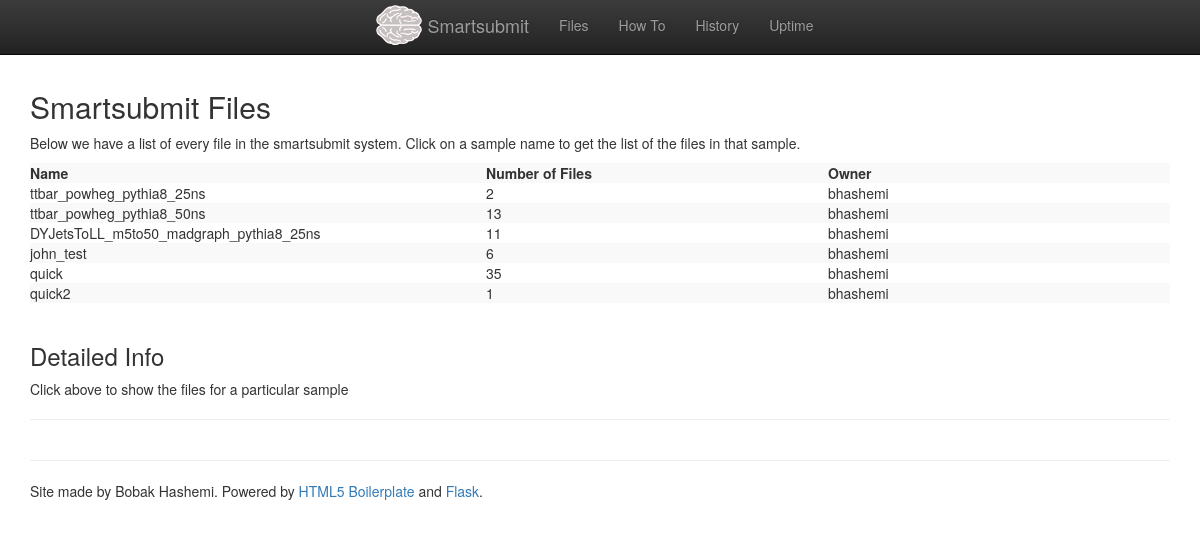
The page /files on the database its author committed.
### tables this page shows
CREATE TABLE SampleFiles (Sample_ID INTEGER PRIMARY KEY AUTOINCREMENT, Sample varchar (200) NOT NULL, LocalDirectory varchar (500), FileName VARCHAR (100) NOT NULL, HadoopPath varchar (500) NOT NULL, CondorID varchar (50), Machine varchar (100), Disk_ID INTEGER, User, FOREIGN KEY (Disk_ID) REFERENCES Disks (Disk_ID));

### web/webserver.py (the view)
@app.route("/files")
def renderFiles():
	sample_dict = frontpageSamples()
	sample_list = []
	for k in sample_dict:
		sample_list.append(sample_dict[k])
	return render_template("files.html", sample_list=sample_list)

### sqlman.py (called while the page is built)
	def __getitem__(self, key):
		try:
			output = self.x("Select * From %s" % key)
			return [list(row) for row in output]
		except sqlite3.OperationalError as err:
			print("%s does not exist as a table" % key)

	def x(self, SQLCommand):
		try:
			self.cursor.execute(SQLCommand)
			self.connection.commit()
			return self.cursor.fetchall()
		except sqlite3.OperationalError as err:
			print("The command: %s could not be executed. \nCaught error: %s" % (SQLCommand, err))
			raise err

### web/webserver.py (called while the page is built)
def frontpageSamples():
	slist=man["SampleFiles"]
	samples={}
	stripped_list = [[x[1],x[8]] for x in slist]
	for x in stripped_list:
		if x[0] in samples:
			samples[x[0]]["count"] += 1
		else:
			samples[x[0]] = {"name": x[0], "count": 1, "owner": x[1]}
	return samples

### web/templates/files.html (shortened to what this page needs)
{% extends "base.html" %}
{% block content %}
  <br />
  <h2> Smartsubmit Files </h2>
  <p> Below we have a list of every file in the smartsubmit system. Click on a sample name to get the list of the files in that sample.</p>
  <div class="row">
  <div class="col-lg-12">
    <table class="table-striped" style="width: 100%">
        <tr>
          <td style="width: 40%"><strong>Name</strong></td>
          <td style="width: 30%"><strong>Number of Files</strong></td>
          <td style="width: 30%"><strong>Owner</strong></td>
        </tr>
      {% for s in sample_list %}
          <tr class="show_more" id="tr_{{ s.name }}">
            <td style="width: 40%">{{ s.name }}</td>
            <td style="width: 30%">{{ s.count }}</td>
            <td style="width: 30%">{{ s.owner }}</td>
          </tr>
        {% endfor %}
    </table>
  </div>
  </div>
    <br>
    <h3> Detailed Info </h3>
    <p> Click above to show the files for a particular sample </p>
    <hr>
</div>
<div class="container-fluid">
  <div class="row">
  <div class="col-lg-12">
  </div>
  </div>
</div>
<div class="container">
{% endblock %}

### web/templates/base.html (shortened to what this page needs)
<!doctype html>
 <html class="no-js" lang="">
    <head>
        <link rel="stylesheet" href="/static/css/bootstrap.min.css">
        <link rel="stylesheet" href="/static/css/bootstrap-theme.min.css">
        <link rel="stylesheet" href="/static/css/main.css">
    </head>
    <body>
    <div class="container">
    <nav class="navbar navbar-inverse navbar-fixed-top" role="navigation">
      <div class="container">
        <div id="navbar" class="navbar-collapse collapse">
          <ul class="nav navbar-nav">
            <li><img src="/static/img/brain_sm.png" id="logo_img" class="pull-left" style="padding: 5px" alt="brain logo"><a class="navbar-brand"  href="/">Smartsubmit</a></li>
            <li><a href="/files">Files</a></li>
            <li><a href="/howto">How To</a></li>
            <li><a href="/history">History</a></li>
            <li><a href="/uptime">Uptime</a></li>
          </ul>
        </div>
      </div>
    </nav>
  </div>
    <div class="container">
    {% block content %} {% endblock %}
      <div class="row">
        <div class="col-lg-12">
          <hr>
          <footer>
            <p>Site made by Bobak Hashemi. Powered by <a href="https://html5boilerplate.com/">HTML5 Boilerplate</a> and <a href="http://flask.pocoo.org/">Flask</a>.</p>
          </footer>
        </div>
      </div>
    </div>
    </body>
</html>

### web/templates/base.html (style rules this page uses)
body { padding-top: 50px; padding-bottom: 20px; }
.navbar .navbar-nav { display: inline-block; float: none; }
.navbar .navbar-collapse { text-align: center; }

### web/templates/files.html (style rules this page uses)
tr.show_more { cursor: pointer; }

### rows shown on the page
SampleFiles: name "ttbar_powheg_pythia8_25ns", count "2", owner "bhashemi"
SampleFiles: name "ttbar_powheg_pythia8_50ns", count "13", owner "bhashemi"
SampleFiles: name "DYJetsToLL_m5to50_madgraph_pythia8_25ns", count "11", owner "bhashemi"
SampleFiles: name "john_test", count "6", owner "bhashemi"
SampleFiles: name "quick", count "35", owner "bhashemi"
SampleFiles: name "quick2", count "1", owner "bhashemi"
